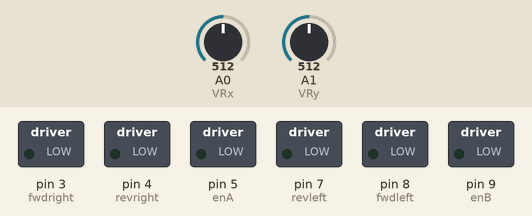
A sketch run on a simulated Arduino Uno, built with avr-gcc and run on an emulated ATmega328P. Parts: switched loads named in the sketch (green lamp = pin HIGH). The test bench sets the inputs (shaded band); at power-on: A0 (VRx) = 512, A1 (VRy) = 512. Random numbers use the default seed unless the sketch sets one.

Above: at 2.0 s.
2.1 s: A0 (VRx) set to 111
3.6 s: A0 (VRx) set to 90
At 4.6 s:
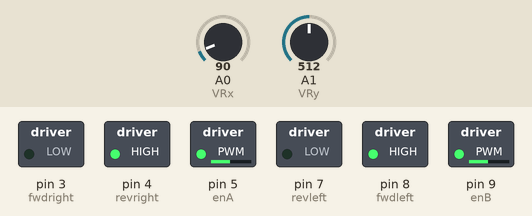
5.1 s: A0 (VRx) set to 960
At 5.7 s:
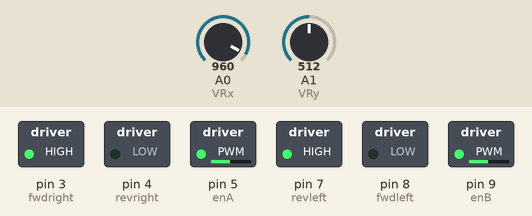
6.6 s: A0 (VRx) set to 941
At 6.9 s:
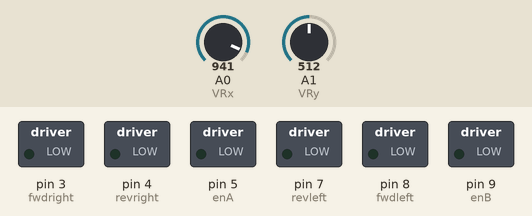
8.1 s: A1 (VRy) set to 111
9.6 s: A1 (VRy) set to 96
At 10.4 s:
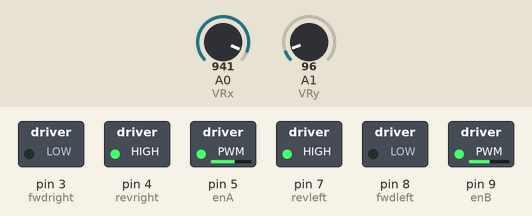
Timing chart, 0 to 12.1 s (numbered marks = the images above; inputs shaded):
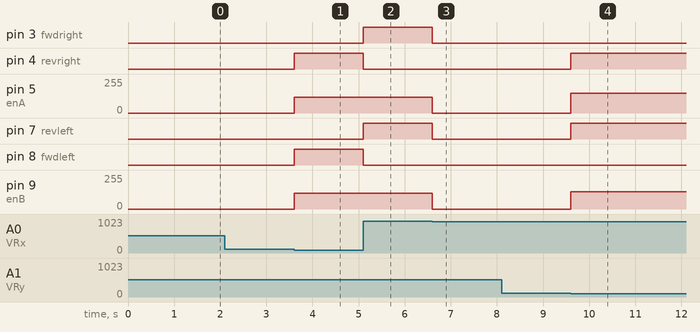

The sketch:

Infrared_sensing_robot.ino
```cpp
int VRx = A0;         //VRx of the joystick module
int VRy = A1;         //VRy of the joystick module

int enA = 5;
int enB = 9;
int revleft = 7;       //REVerse motion of Left motor
int fwdleft = 8;       //ForWarD motion of Left motor
int revright = 4;      //REVerse motion of Right motor
int fwdright = 3;      //ForWarD motion of Right motor

long duration, distance;
int xVal;
int yVal;

void setup() {

  delay(random(500,2000));   // delay for random time
  Serial.begin(9600);
  pinMode(enA, OUTPUT);
  pinMode(enB, OUTPUT);
  pinMode(revleft, OUTPUT);      // set Motor pins as output
  pinMode(fwdleft, OUTPUT);
  pinMode(revright, OUTPUT);
  pinMode(fwdright, OUTPUT);

//  pinMode(trigPin, OUTPUT);         // set trig pin as output
//  pinMode(echoPin, INPUT);          //set echo pin as input to capture reflected waves
  pinMode(VRx, INPUT);            //set OUT pin of IR sensor as input
  pinMode(VRy, INPUT);
}

void loop() {

  xVal = analogRead(VRx);     //read the amount of the joystick movement in the x axis
  yVal = analogRead(VRy);     ////read the amount of the joystick movement in the y axis


  while (yVal >= 950)            //if the joystick is moved forward
  {
    digitalWrite(fwdright, HIGH);                    // move forward
    digitalWrite(revright, LOW);
    analogWrite(enB, 130);
    digitalWrite(fwdleft, HIGH);
    digitalWrite(revleft, LOW);
    analogWrite(enA, 150);
     yVal = analogRead(VRy);
   // delay(2);

  }
  while(yVal <= 100)            //if the joystick is moved backward
  {
    digitalWrite(fwdright, LOW);                    // move backward
    digitalWrite(revright, HIGH);
    analogWrite(enB, 130);
    digitalWrite(fwdleft, LOW);
    digitalWrite(revleft, HIGH);
    analogWrite(enA, 150);
    yVal = analogRead(VRy);
    //delay(250);
  }
   while(xVal >= 950) {                //if the joystick is moved left
    digitalWrite(fwdright, HIGH);      //Turn left
    digitalWrite(revright, LOW);
    analogWrite(enA, 120);
    digitalWrite(fwdleft, LOW);
    digitalWrite(revleft, HIGH);
    analogWrite(enB, 120);
     xVal = analogRead(VRx);
  }
  while(xVal <= 100) {                //if the joystick is moved right
    digitalWrite(fwdright, LOW);      //Turn right
    digitalWrite(revright, HIGH);
    analogWrite(enA, 120);
    digitalWrite(fwdleft, HIGH);
    digitalWrite(revleft, LOW);
    analogWrite(enB, 120);
     xVal = analogRead(VRx);
  }


    digitalWrite(fwdright, LOW);  //Stop if the joystick is in the middle.
    digitalWrite(revright, LOW);
    analogWrite(enB, 0);
    digitalWrite(fwdleft, LOW);
    digitalWrite(revleft, LOW);
    analogWrite(enA, 0);

}
```

Measured:
- the behaviour switches between 101 and 100 on A0 (VRx) (found by bisection; images 0 and 1)
- the behaviour switches between 950 and 949 on A0 (VRx) (found by bisection; images 2 and 3)
- the behaviour switches between 101 and 100 on A1 (VRy) (found by bisection; images 3 and 4)
- after the input at 2.1 s, every drawn part: stays the same
- after the input at 3.6 s, pin 4 (revright), pin 8 (fwdleft): LOW → HIGH at once; pin 5 (enA), pin 9 (enB): 0/255 → 120/255 at once
- after the input at 5.1 s, pin 3 (fwdright), pin 7 (revleft): LOW → HIGH at once; pin 4 (revright), pin 8 (fwdleft): HIGH → LOW at once
- after the input at 6.6 s, pin 3 (fwdright), pin 7 (revleft): HIGH → LOW at once; pin 5 (enA), pin 9 (enB): 120/255 → 0/255 at once
- after the input at 8.1 s, every drawn part: stays the same
- after the input at 9.6 s, pin 4 (revright), pin 7 (revleft): LOW → HIGH at once; pin 5 (enA): 0/255 → 150/255 at once; pin 9 (enB): 0/255 → 130/255 at once
